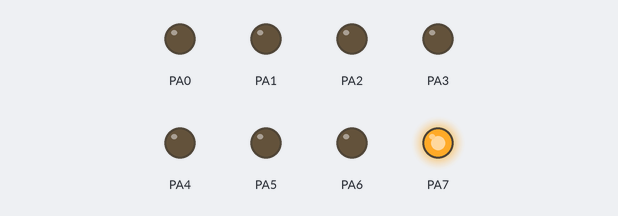
Simulated run of this program. Board: ATmega32, built with avr-gcc and emulated at 1 MHz. On the bench: output pins drawn as LEDs (lit = HIGH).

Above: at 0.5 s.
At 1.5 s:
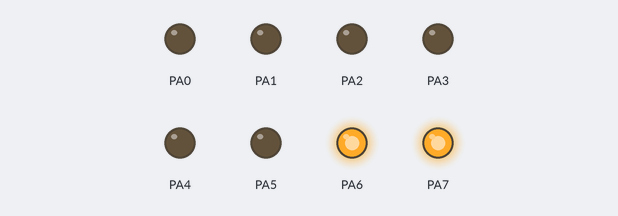
At 2.5 s:
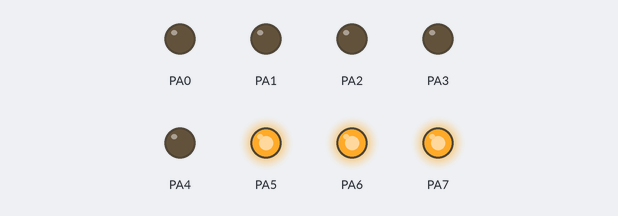
At 3.5 s:
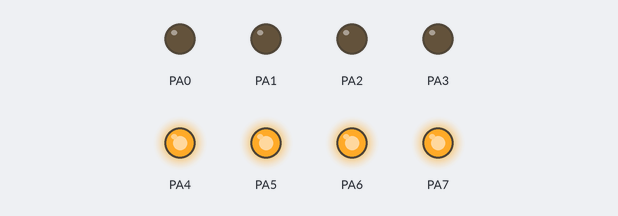
At 5.5 s:
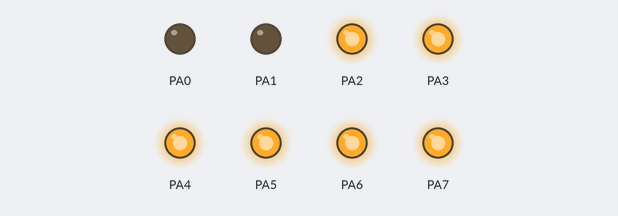
At 7.5 s:
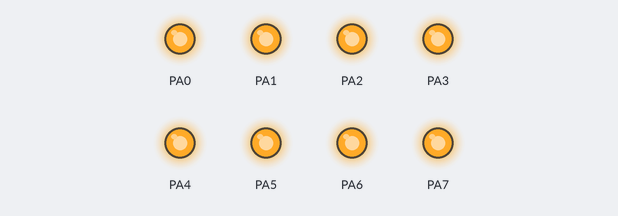
Timing chart, 0 to 9.2 s (numbered marks = the images above):
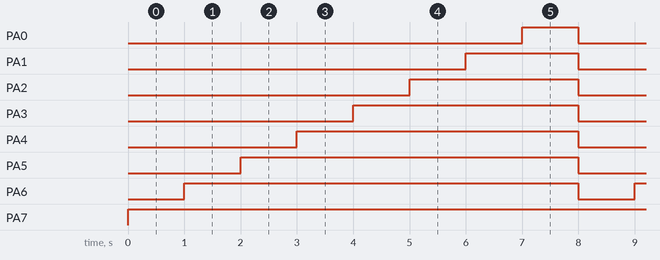

The program:

main.c
```c
/*
 * Zadanie3.c
 *
 * Created: 21.04.2022 12:50:11
 * Author : mpervov
 */
#ifndef F_CPU
#define F_CPU 1000000UL // 1 MHz clock speed
#endif
#include <avr/io.h>
#include <util/delay.h>


int main(void)
{
	DDRA=0xFF;
    while (1)
    {
		PORTA|=0b10000000;
		_delay_ms(1000);
		PORTA|=0b11000000;
		_delay_ms(1000);
		PORTA|=0b11100000;
		_delay_ms(1000);
		PORTA|=0b11110000;
		_delay_ms(1000);
		PORTA|=0b11111000;
		_delay_ms(1000);
		PORTA|=0b11111100;
		_delay_ms(1000);
		PORTA|=0b11111110;
		_delay_ms(1000);
		PORTA|=0b11111111;
		_delay_ms(1000);
		PORTA&=0b00000000;
    }
}
```

Measured:
- by itself, PA0: alternates HIGH for 1.0 s and LOW for 7.0 s
- by itself, PA1: alternates HIGH for 2.0 s and LOW for 6.0 s
- by itself, PA2: alternates HIGH for 3.0 s and LOW for 5.0 s
- by itself, PA3: alternates HIGH for 4.0 s and LOW for 4.0 s
- by itself, PA4: alternates HIGH for 5.0 s and LOW for 3.0 s
- by itself, PA5: alternates HIGH for 6.0 s and LOW for 2.0 s
- by itself, PA6: alternates HIGH for 7.0 s and LOW for 1.0 s
- by itself, PA7: LOW → HIGH at 0.00 s
